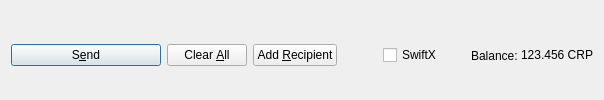
         <widget class="QFrame" name="frame_Send">
          <layout class="QHBoxLayout" name="horizontalLayout">
           <property name="bottomMargin">
            <number>0</number>
           </property>
           <item>
            <widget class="QPushButton" name="sendButton">
             <property name="minimumSize">
              <size>
               <width>150</width>
               <height>0</height>
              </size>
             </property>
             <property name="toolTip">
              <string>Confirm the send action</string>
             </property>
             <property name="text">
              <string>S&amp;end</string>
             </property>
             <property name="icon">
              <iconset resource="../crystalpro.qrc">
               <normaloff>:/icons/send</normaloff>:/icons/send</iconset>
             </property>
             <property name="autoDefault">
              <bool>false</bool>
             </property>
             <property name="default">
              <bool>true</bool>
             </property>
            </widget>
           </item>
           <item>
            <widget class="QPushButton" name="clearButton">
             <property name="sizePolicy">
              <sizepolicy hsizetype="Minimum" vsizetype="Fixed">
               <horstretch>0</horstretch>
               <verstretch>0</verstretch>
              </sizepolicy>
             </property>
             <property name="toolTip">
              <string>Clear all fields of the form.</string>
             </property>
             <property name="text">
              <string>Clear &amp;All</string>
             </property>
             <property name="icon">
              <iconset resource="../crystalpro.qrc">
               <normaloff>:/icons/remove</normaloff>:/icons/remove</iconset>
             </property>
             <property name="autoDefault">
              <bool>false</bool>
             </property>
            </widget>
           </item>
           <item>
            <widget class="QPushButton" name="addButton">
             <property name="toolTip">
              <string>Send to multiple recipients at once</string>
             </property>
             <property name="text">
              <string>Add &amp;Recipient</string>
             </property>
             <property name="icon">
              <iconset resource="../crystalpro.qrc">
               <normaloff>:/icons/add</normaloff>:/icons/add</iconset>
             </property>
             <property name="autoDefault">
              <bool>false</bool>
             </property>
            </widget>
           </item>
           <item>
            <spacer name="horizontalSpacer">
             <property name="orientation">
              <enum>Qt::Horizontal</enum>
             </property>
             <property name="sizeHint" stdset="0">
              <size>
               <width>40</width>
               <height>20</height>
              </size>
             </property>
            </spacer>
           </item>
           <item>
            <layout class="QHBoxLayout" name="horizontalLayout_2">
             <property name="spacing">
              <number>3</number>
             </property>
             <item>
              <widget class="QCheckBox" name="checkSwiftTX">
               <property name="enabled">
                <bool>true</bool>
               </property>
               <property name="minimumSize">
                <size>
                 <width>85</width>
                 <height>0</height>
                </size>
               </property>
               <property name="text">
                <string>SwiftX</string>
               </property>
              </widget>
             </item>
             <item>
              <widget class="QLabel" name="label">
               <property name="text">
                <string>Balance:</string>
               </property>
              </widget>
             </item>
             <item>
              <widget class="QLabel" name="labelBalance">
               <property name="sizePolicy">
                <sizepolicy hsizetype="Preferred" vsizetype="Fixed">
                 <horstretch>0</horstretch>
                 <verstretch>0</verstretch>
                </sizepolicy>
               </property>
               <property name="cursor">
                <cursorShape>IBeamCursor</cursorShape>
               </property>
               <property name="text">
                <string notr="true">123.456 CRP</string>
               </property>
               <property name="textInteractionFlags">
                <set>Qt::LinksAccessibleByMouse|Qt::TextSelectableByKeyboard|Qt::TextSelectableByMouse</set>
               </property>
              </widget>
             </item>
            </layout>
           </item>
          </layout>
         </widget>
